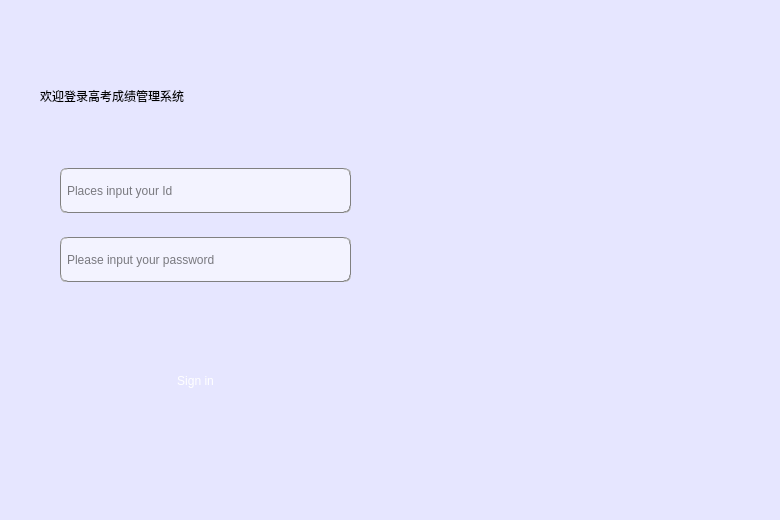
<?xml version="1.0" encoding="UTF-8"?>
<ui version="4.0">
 <class>login</class>
 <widget class="QMainWindow" name="login">
  <property name="geometry">
   <rect>
    <x>0</x>
    <y>0</y>
    <width>780</width>
    <height>520</height>
   </rect>
  </property>
  <property name="windowTitle">
   <string>MainWindow</string>
  </property>
  <property name="styleSheet">
   <string notr="true">background-color: rgb(230, 230, 255);

</string>
  </property>
  <widget class="QWidget" name="centralwidget">
   <widget class="QLabel" name="label_image">
    <property name="geometry">
     <rect>
      <x>390</x>
      <y>0</y>
      <width>391</width>
      <height>521</height>
     </rect>
    </property>
    <property name="cursor">
     <cursorShape>IBeamCursor</cursorShape>
    </property>
    <property name="styleSheet">
     <string notr="true">border-radius:7px;padding:0px 0px;</string>
    </property>
    <property name="text">
     <string/>
    </property>
   </widget>
   <widget class="QLabel" name="label">
    <property name="geometry">
     <rect>
      <x>30</x>
      <y>10</y>
      <width>151</width>
      <height>31</height>
     </rect>
    </property>
    <property name="styleSheet">
     <string notr="true">color: rgb(41, 155, 255);
font: 10pt &quot;Arial&quot;;</string>
    </property>
    <property name="text">
     <string/>
    </property>
   </widget>
   <widget class="QLabel" name="login_welcome">
    <property name="geometry">
     <rect>
      <x>40</x>
      <y>70</y>
      <width>331</width>
      <height>51</height>
     </rect>
    </property>
    <property name="styleSheet">
     <string notr="true">font: 87 20pt &quot;Arial Black&quot;;</string>
    </property>
    <property name="text">
     <string>欢迎登录高考成绩管理系统</string>
    </property>
   </widget>
   <widget class="QWidget" name="layoutWidget">
    <property name="geometry">
     <rect>
      <x>60</x>
      <y>150</y>
      <width>291</width>
      <height>151</height>
     </rect>
    </property>
    <layout class="QVBoxLayout" name="verticalLayout">
     <item>
      <widget class="QLineEdit" name="lineEdit_username">
       <property name="minimumSize">
        <size>
         <width>0</width>
         <height>45</height>
        </size>
       </property>
       <property name="styleSheet">
        <string notr="true">background-color: rgb(243, 243, 255);
border:1px groove gray;border-radius:
7px;padding:2px 4px;
font: 10pt &quot;Candara&quot;;</string>
       </property>
       <property name="placeholderText">
        <string>Places input your Id</string>
       </property>
      </widget>
     </item>
     <item>
      <widget class="QLineEdit" name="lineEdit_password">
       <property name="minimumSize">
        <size>
         <width>0</width>
         <height>45</height>
        </size>
       </property>
       <property name="styleSheet">
        <string notr="true">background-color: rgb(243, 243, 255);
border:1px groove gray;border-radius:
7px;padding:2px 4px;
font: 10pt &quot;Candara&quot;;</string>
       </property>
       <property name="echoMode">
        <enum>QLineEdit::Password</enum>
       </property>
       <property name="placeholderText">
        <string>Please input your password</string>
       </property>
      </widget>
     </item>
    </layout>
   </widget>
   <widget class="QPushButton" name="btn_signin">
    <property name="geometry">
     <rect>
      <x>130</x>
      <y>360</y>
      <width>131</width>
      <height>41</height>
     </rect>
    </property>
    <property name="minimumSize">
     <size>
      <width>50</width>
      <height>40</height>
     </size>
    </property>
    <property name="styleSheet">
     <string notr="true">background-color: qlineargradient(spread:pad, x1:0.52, y1:1, x2:0.54, y2:0, 
stop:0.0112994 rgba(75, 84, 252, 255), 
stop:1 rgba(255, 255, 255, 255));
color: rgb(255, 255, 255);

border:0px groove gray;border-radius:
7px;padding:2px 4px;
font: 14pt &quot;Candara&quot;;</string>
    </property>
    <property name="text">
     <string>Sign in</string>
    </property>
   </widget>
  </widget>
 </widget>
 <resources/>
 <connections/>
</ui>
